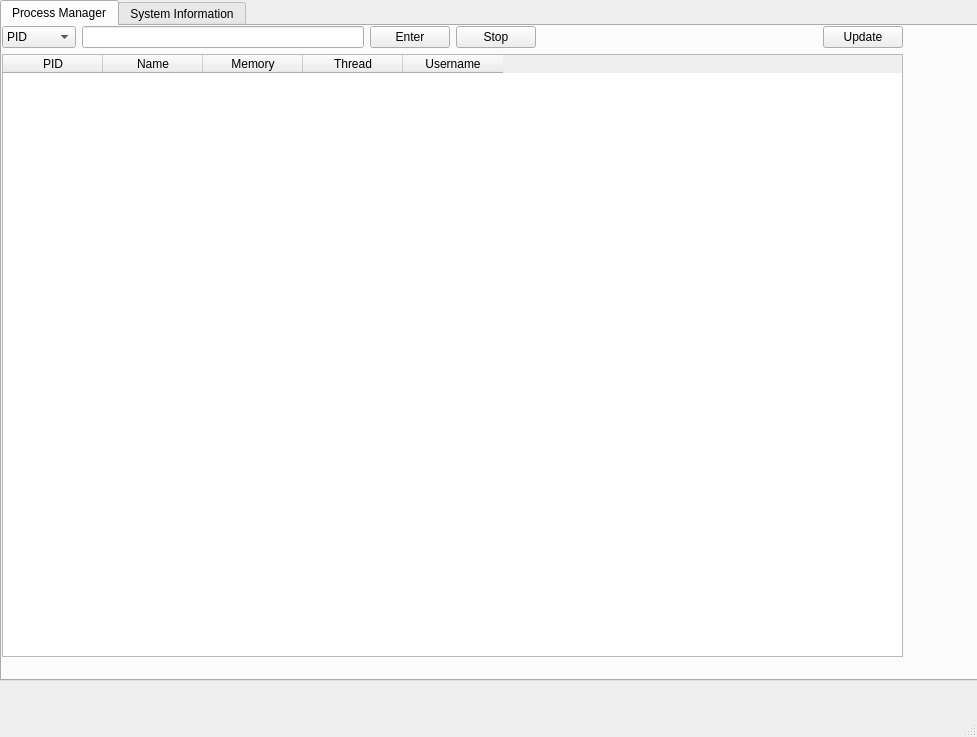
<?xml version="1.0" encoding="UTF-8"?>
<ui version="4.0">
 <class>MainWindow</class>
 <widget class="QMainWindow" name="MainWindow">
  <property name="geometry">
   <rect>
    <x>0</x>
    <y>0</y>
    <width>977</width>
    <height>737</height>
   </rect>
  </property>
  <property name="windowTitle">
   <string>MainWindow</string>
  </property>
  <widget class="QWidget" name="centralwidget">
   <widget class="QTabWidget" name="tabWidget">
    <property name="geometry">
     <rect>
      <x>0</x>
      <y>0</y>
      <width>1121</width>
      <height>681</height>
     </rect>
    </property>
    <property name="currentIndex">
     <number>0</number>
    </property>
    <widget class="QWidget" name="tab">
     <attribute name="title">
      <string>Process Manager</string>
     </attribute>
     <widget class="QWidget" name="verticalLayoutWidget">
      <property name="geometry">
       <rect>
        <x>0</x>
        <y>0</y>
        <width>901</width>
        <height>631</height>
       </rect>
      </property>
      <layout class="QVBoxLayout" name="verticalLayout">
       <item>
        <layout class="QHBoxLayout" name="horizontalLayout">
         <item>
          <widget class="QComboBox" name="comboBox">
           <item>
            <property name="text">
             <string>PID</string>
            </property>
           </item>
           <item>
            <property name="text">
             <string>Name</string>
            </property>
           </item>
           <item>
            <property name="text">
             <string>Memory</string>
            </property>
           </item>
           <item>
            <property name="text">
             <string>Thread</string>
            </property>
           </item>
          </widget>
         </item>
         <item>
          <widget class="QLineEdit" name="lineEdit"/>
         </item>
         <item>
          <widget class="QPushButton" name="pushButton_2">
           <property name="text">
            <string>Enter</string>
           </property>
          </widget>
         </item>
         <item>
          <widget class="QPushButton" name="pushButton_3">
           <property name="text">
            <string>Stop</string>
           </property>
          </widget>
         </item>
         <item>
          <spacer name="horizontalSpacer">
           <property name="orientation">
            <enum>Qt::Horizontal</enum>
           </property>
           <property name="sizeHint" stdset="0">
            <size>
             <width>40</width>
             <height>20</height>
            </size>
           </property>
          </spacer>
         </item>
         <item>
          <widget class="QPushButton" name="pushButton">
           <property name="text">
            <string>Update</string>
           </property>
          </widget>
         </item>
        </layout>
       </item>
       <item>
        <widget class="QTableWidget" name="tableWidget">
         <column>
          <property name="text">
           <string>PID</string>
          </property>
         </column>
         <column>
          <property name="text">
           <string>Name</string>
          </property>
         </column>
         <column>
          <property name="text">
           <string>Memory</string>
          </property>
         </column>
         <column>
          <property name="text">
           <string>Thread</string>
          </property>
         </column>
         <column>
          <property name="text">
           <string>Username</string>
          </property>
         </column>
        </widget>
       </item>
      </layout>
     </widget>
    </widget>
    <widget class="QWidget" name="tab_2">
     <attribute name="title">
      <string>System Information</string>
     </attribute>
     <widget class="QWidget" name="formLayoutWidget">
      <property name="geometry">
       <rect>
        <x>0</x>
        <y>10</y>
        <width>1101</width>
        <height>121</height>
       </rect>
      </property>
      <layout class="QFormLayout" name="formLayout">
       <item row="0" column="0">
        <widget class="QLabel" name="label_2">
         <property name="text">
          <string>CPU: </string>
         </property>
        </widget>
       </item>
       <item row="0" column="1">
        <widget class="QLabel" name="label_3">
         <property name="sizePolicy">
          <sizepolicy hsizetype="Expanding" vsizetype="Preferred">
           <horstretch>0</horstretch>
           <verstretch>0</verstretch>
          </sizepolicy>
         </property>
         <property name="text">
          <string>string</string>
         </property>
        </widget>
       </item>
       <item row="1" column="0">
        <widget class="QLabel" name="label_4">
         <property name="text">
          <string>Cores:</string>
         </property>
        </widget>
       </item>
       <item row="1" column="1">
        <widget class="QLabel" name="label_5">
         <property name="text">
          <string>int</string>
         </property>
        </widget>
       </item>
       <item row="2" column="0">
        <widget class="QLabel" name="label_6">
         <property name="text">
          <string>RAM:</string>
         </property>
        </widget>
       </item>
       <item row="2" column="1">
        <widget class="QLabel" name="label_7">
         <property name="text">
          <string>string</string>
         </property>
        </widget>
       </item>
       <item row="3" column="0" colspan="2">
        <layout class="QVBoxLayout" name="verticalLayout_2">
         <item alignment="Qt::AlignHCenter">
          <widget class="QLabel" name="label_8">
           <property name="text">
            <string>RAM usage:</string>
           </property>
          </widget>
         </item>
         <item>
          <widget class="QProgressBar" name="progressBar">
           <property name="value">
            <number>0</number>
           </property>
           <property name="format">
            <string>%p%</string>
           </property>
          </widget>
         </item>
        </layout>
       </item>
      </layout>
     </widget>
     <widget class="QLabel" name="label_9">
      <property name="geometry">
       <rect>
        <x>160</x>
        <y>150</y>
        <width>151</width>
        <height>20</height>
       </rect>
      </property>
      <property name="text">
       <string>CPU usage:</string>
      </property>
      <property name="alignment">
       <set>Qt::AlignCenter</set>
      </property>
     </widget>
     <widget class="QWidget" name="verticalLayoutWidget_4">
      <property name="geometry">
       <rect>
        <x>10</x>
        <y>180</y>
        <width>501</width>
        <height>441</height>
       </rect>
      </property>
      <layout class="QVBoxLayout" name="verticalLayout_4">
       <property name="spacing">
        <number>6</number>
       </property>
       <property name="sizeConstraint">
        <enum>QLayout::SetDefaultConstraint</enum>
       </property>
       <property name="bottomMargin">
        <number>0</number>
       </property>
      </layout>
     </widget>
    </widget>
   </widget>
  </widget>
  <widget class="QMenuBar" name="menubar">
   <property name="geometry">
    <rect>
     <x>0</x>
     <y>0</y>
     <width>977</width>
     <height>22</height>
    </rect>
   </property>
  </widget>
  <widget class="QStatusBar" name="statusbar"/>
 </widget>
 <resources/>
 <connections/>
</ui>
